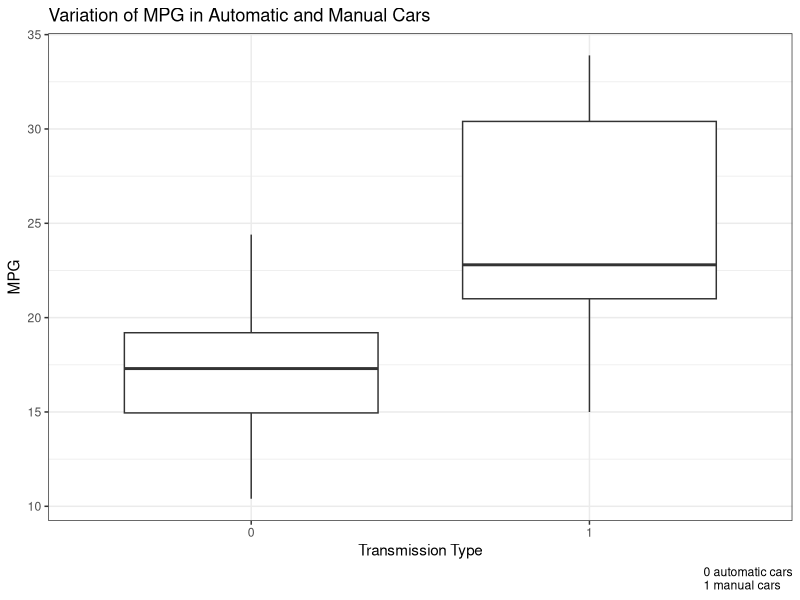
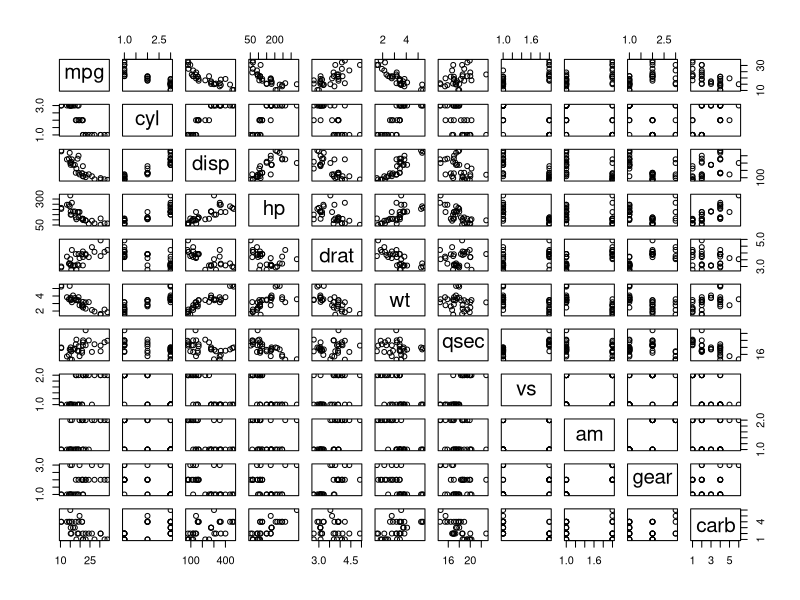
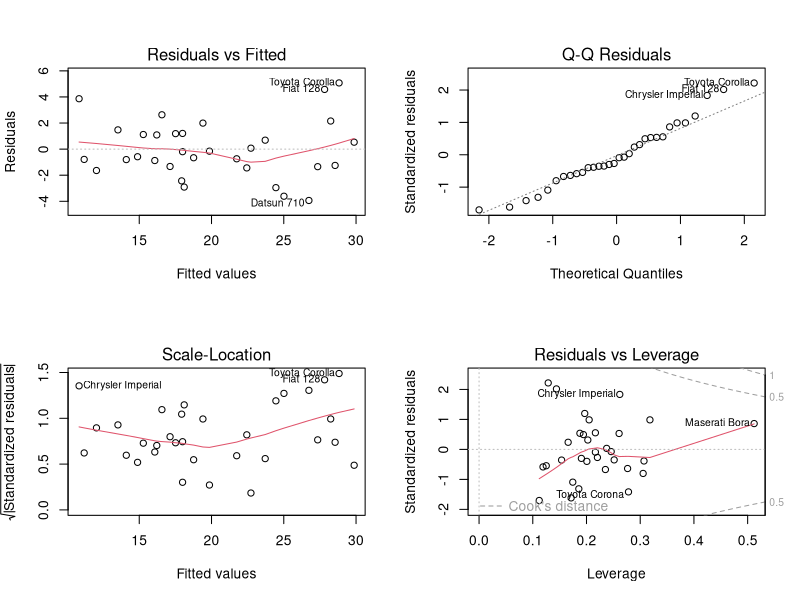
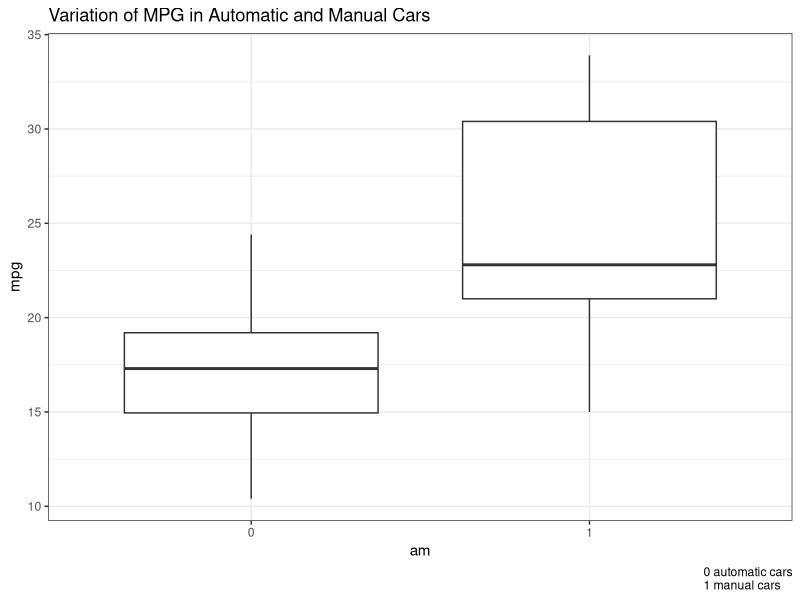
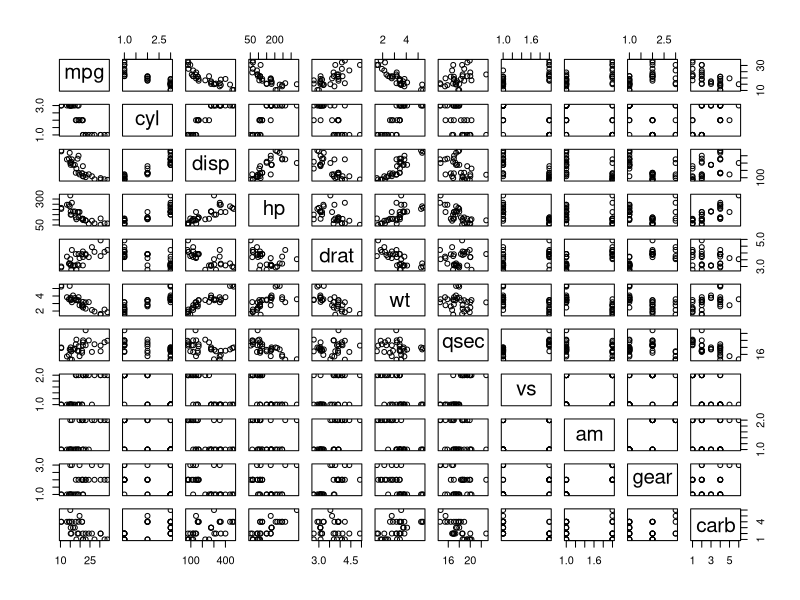
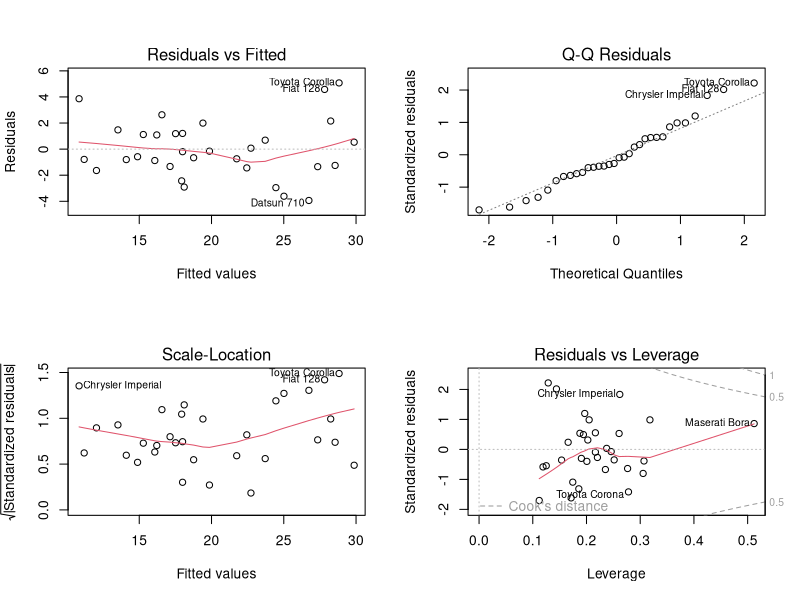

Generate these figures, in order, with R:
## ---- chunk 1
data(mtcars)
names<- c("mpg","cyl","disp","hp","drat","wt","qsec","vs","am","gear","carb")
desc <- c("Miles/(US) gallon","Number of cylinders","Displacement (cu.in.)",
"Gross horsepower","Rear axle ratio","Weight (1000 lbs)",
"1/4 mile time","Engine (0 = V-shaped, 1 = straight)","Transmission (0 = automatic, 1 = manual)","Number of forward gears","Number of carburetors")
knitr::kable(as.data.frame(rbind(names,desc)), col.names = rep(" ",11))
## ---- chunk 2
data <- mtcars
## ---- chunk 3
# changing categorical variables to factors
for(i in c(2,8:11)){
data[,i]<- factor(data[,i])}
## ---- chunk 4
options(warn = -1)
knitr::opts_chunk$set(comment = NA)
knitr::opts_chunk$set(message = FALSE)
knitr::opts_chunk$set(opts.label="kill_prefix")
knitr::opts_template$set("kill_prefix"=list(comment=NA, null_prefix=TRUE))
## ---- chunk 5
library(tidyverse)
data %>% ggplot(aes(am,mpg)) + geom_boxplot() +
  labs(title="Variation of MPG in Automatic and Manual Cars", x="Transmission Type",
  caption="0 automatic cars\n1 manual cars    ",y="MPG")+ theme_bw()
## ---- chunk 6
fit_linear1 <- lm(mpg~am,data=data)
summary(fit_linear1)$coef
summary(fit_linear1)$r.squared
## ---- chunk 7
pairs(mpg ~ .,data)
## ---- chunk 8
fit_multi <- lm(mpg~ am +cyl + disp+ hp + wt,data)
summary(fit_multi)$coef
summary(fit_multi)$r.squared
## ---- chunk 9
anova(fit_linear1,fit_multi)
## ---- chunk 10
par(mfrow = c(2,2))
plot(fit_multi)
## ---- chunk 11
library(tidyverse)
data %>% ggplot(aes(am,mpg)) + geom_boxplot() +
  labs(title="Variation of MPG in Automatic and Manual Cars", 
  caption="0 automatic cars\n1 manual cars    ")+ theme_bw()
## ---- chunk 12
pairs(mpg ~ .,data)
## ---- chunk 13
par(mfrow = c(2,2))
plot(fit_multi)
